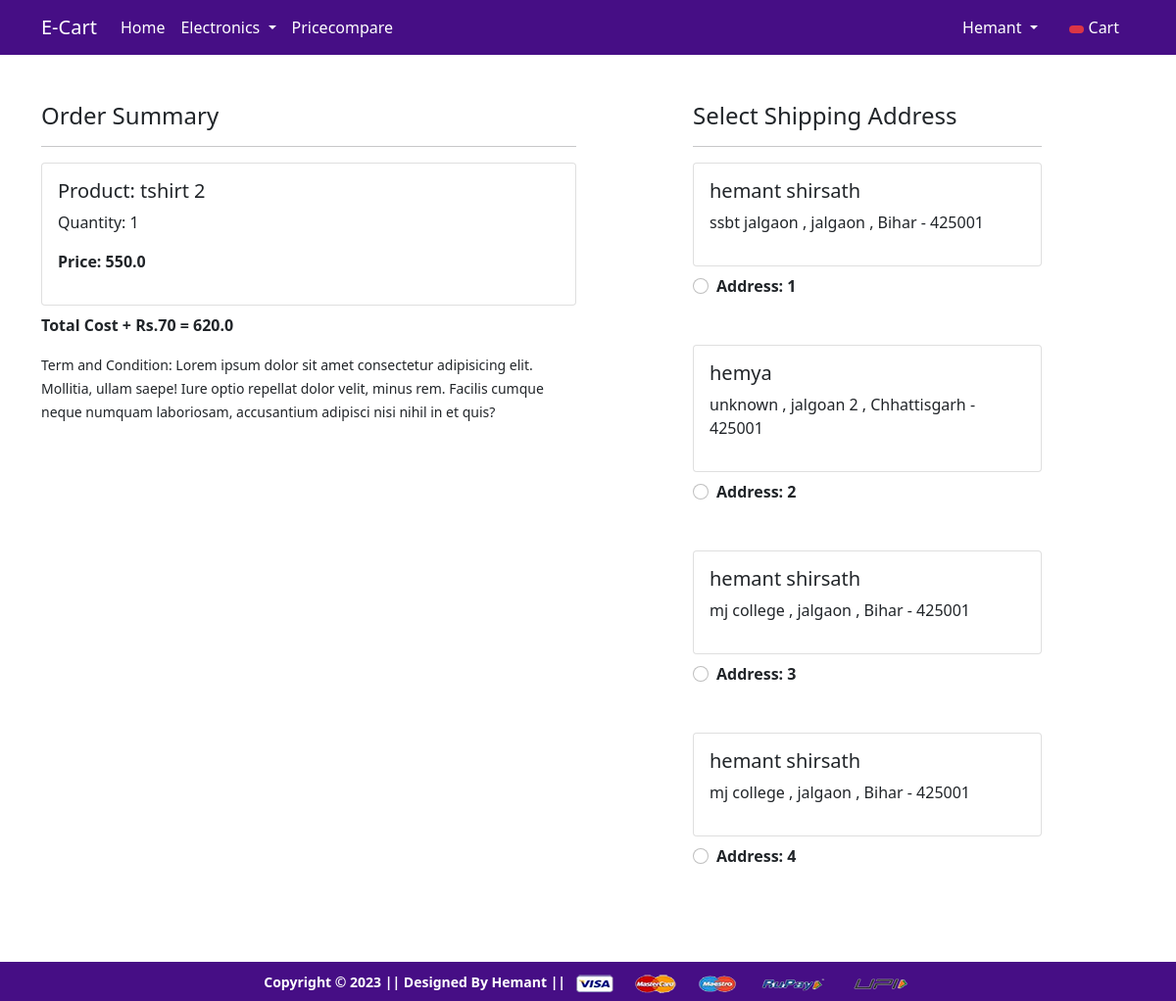
Screenshot of /checkout/ (signed in) with the database file from the repository.
### app/models.py (models this page shows, shortened)
class Cart(models.Model):
    user=models.ForeignKey(User,on_delete=models.CASCADE)
    product=models.ForeignKey(Product,on_delete=models.CASCADE)
    quantity=models.PositiveIntegerField(default=1)
    @property
    def total_cost(self):
        return self.quantity*self.product.discounted_price

class Product(models.Model):
    title=models.CharField(max_length=100)
    selling_price=models.FloatField()
    discounted_price=models.FloatField()
    description=models.TextField()
    brand=models.CharField(max_length=100)
    category=models.CharField(choices=CATEGORY_CHOICES,max_length=2)
    product_image=models.ImageField(upload_to="productimg")

class Customer(models.Model):
    user=models.ForeignKey(User,on_delete=models.CASCADE)
    name=models.CharField(max_length=200)
    locality=models.CharField(max_length=200)
    city=models.CharField(max_length=50)
    zipcode=models.IntegerField()
    state=models.CharField(choices=STATE_CHOICES,max_length=50)

### app/views.py (the view)
# urls.py: path('checkout/', views.checkout, name='checkout'),
@login_required
def checkout(request):
    user=request.user
    add=Customer.objects.filter(user=user)
    cart_items=Cart.objects.filter(user=user)
    amount=0.0
    shipping_amount=70
    totalamount=0.0
    cart_product=[p for p in Cart.objects.all() if p.user==request.user]
    if cart_product:
        for p in cart_product:
            tempamount=(p.quantity*p.product.discounted_price)
            amount+=tempamount
        totalamount=amount+shipping_amount
    return render(request, 'app/checkout.html', {'add':add,'totalamount':totalamount,'cart_items':cart_items})

### app/templates/app/checkout.html (shortened to what this page needs)
{% extends 'app/base.html' %}
{% load static %}
{% block main-content %}
<div class="container">
 <div class="row mt-5">
  <div class="col-sm-6">
    <h4>Order Summary</h4>
    <hr>
    {%for item in cart_items%}
      <div class="card mb-2">
        <div class="card-body">
          <h5>Product: {{item.product.title}}</h5>
          <p>Quantity: {{item.quantity}}</p>
          <p class="fw-bold">Price: {{item.total_cost}} </p>
        </div>
      </div>
      {%endfor%}
      <p class="fw-bold"> Total Cost + Rs.70 = {{totalamount}}</p>
    <small>Term and Condition: Lorem ipsum dolor sit amet consectetur adipisicing elit. Mollitia, ullam saepe! Iure optio repellat dolor velit, minus rem. Facilis cumque neque numquam laboriosam, accusantium adipisci nisi nihil in et quis?</small>
  </div>
  <div class="col-sm-4 offset-sm-1">
    <h4>Select Shipping Address</h4>
    <hr>
    <form action="/paymentdone" id="myform">
    {% for ad in add %}
      <div class="card">
        <div class="card-body">
        <h5>{{ad.name}}</h5>
        <p>{{ad.locality}} , {{ad.city}} , {{ad.state}} - {{ad.zipcode}}</p>
        </div>
      </div>
        <div class="form-check mt-2 mb-5">
          <input class="form-check-input" type="radio" name="custid" id="custadd{{forloop.counter}}" value="{{ad.id}}">
          <label class="form-check-label fw-bold" for="custadd{{forloop.counter}}">
            Address: {{forloop.counter}} </label>
        </div>
        {%endfor%}
      </form>
    </div>
  </div>
</div>
{% endblock main-content %}

### app/templates/app/base.html (shortened to what this page needs)
<!doctype html>
{% load static %}
<html lang="en">
  <head>
    <link href="https://cdn.jsdelivr.net/npm/bootstrap@5.0.0-beta1/dist/css/bootstrap.min.css" rel="stylesheet">
    <link rel="stylesheet" href="{% static 'app/css/owl.carousel.min.css' %}">
    <link rel="stylesheet" href="{% static 'app/css/all.min.css' %}">
    <link rel="stylesheet" href="{% static 'app/css/style.css' %}">
  </head>
  <body>
    <nav class="navbar navbar-expand-lg navbar-dark  mb-3">
     <div class="container">
       <a class="navbar-brand" href="/">E-Cart</a>
       <div class="collapse navbar-collapse" id="navbarSupportedContent">
         <ul class="navbar-nav me-auto mb-2 mb-lg-0">
           <li class="nav-item">
             <a class="nav-link active" aria-current="page" href="/">Home</a>
           </li>
           <li class="nav-item dropdown">
             <a class="nav-link dropdown-toggle text-white" href="#" id="electronicsDropdown" role="button" data-bs-toggle="dropdown" aria-expanded="false">
               Electronics
             </a>
           </li>
           <li class="nav-item">
            <a class="nav-link active" aria-current="page" href="{% url 'pricecompare' %}">Pricecompare</a>
          </li>
         </ul>
         <div>
          <ul class="navbar-nav me-auto mb-2 mb-lg-0">
            {% if request.user.is_authenticated %}
           <li class="nav-item dropdown mx-2">
              <a class="nav-link dropdown-toggle text-white" href="#" id="profileDropdown" role="button" data-bs-toggle="dropdown" aria-expanded="false">
                {{request.user.username|capfirst}}
              </a>
            </li>
            <li class="nav-item mx-2">
             <a href="{% url 'showcart' %}" class="nav-link text-white"><span class="badge bg-danger"> {{request.session.items_total}}</span> Cart </a>
            </li>
          {% endif %}
         </div>
       </div>
     </div>
    </nav>
    {% block main-content %} {% endblock main-content %}
    <footer class="container-fluid text-center p-2 mt-5">
        <small class="text-white"><b> Copyright &copy; 2023 || Designed By Hemant ||</b> </small>
        <img src="{% static 'app/images/payment.png' %}" alt="" srcset="" class="img-fluid" height="2px">
    </footer>
  </body>
</html>

### app/templates/app/base.html (style rules this page uses)
nav { background-color: #460e85 !important; }
footer { background-color:#460e85 !important; }

### rows the page displays
Cart: product "tshirt 2", quantity "1", total_cost "550.0"
Customer: name "hemant shirsath", locality "ssbt jalgaon", city "jalgaon", state "Bihar", zipcode "425001"
Customer: name "hemya", locality "unknown", city "jalgoan 2", state "Chhattisgarh", zipcode "425001"
Customer: name "hemant shirsath", locality "mj college", city "jalgaon", state "Bihar", zipcode "425001"
Customer: name "hemant shirsath", locality "mj college", city "jalgaon", state "Bihar", zipcode "425001"

### other values shown
{{ request.user.username|capfirst }} "Hemant"
{{ totalamount }} "620.0"
